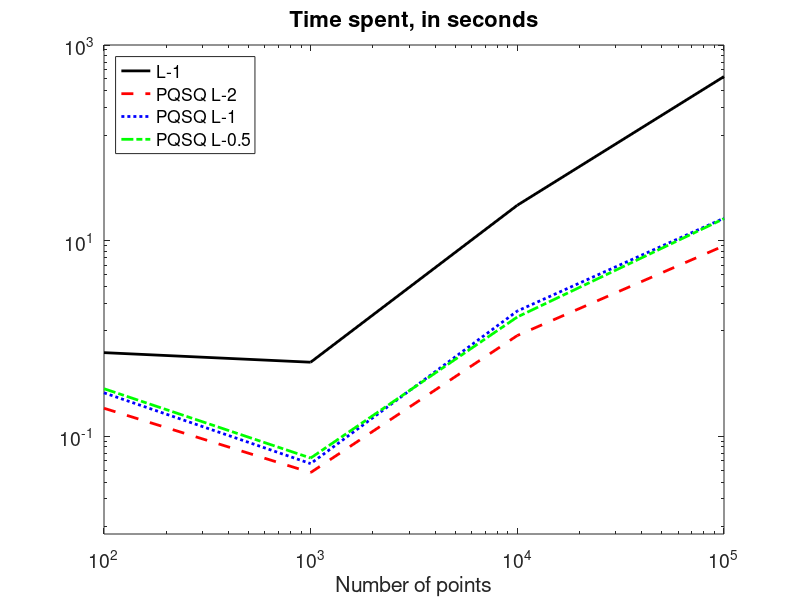
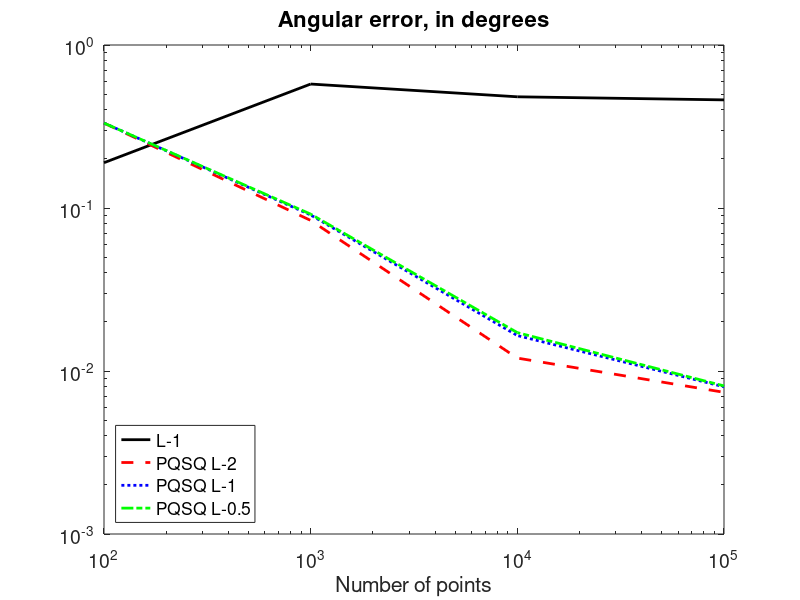

Source code (MATLAB) for these figures, in order:
% Figure 2B
% Data
points = [100, 1000, 10000, 100000];
timeL1 = [0.7152, 0.5709, 22.9928, 475.8805];
timePL2 = [0.1931, 0.0425, 1.0700, 8.8527];
timePL1 = [0.2778, 0.0524, 1.9054, 16.9613];
timePL05 = [0.3059, 0.0598, 1.6563, 16.7613];
angleL1 = [0.1896, 0.5761, 0.4811, 0.4606];
anglePL2 = [0.3320, 0.0839, 0.0120, 0.0074];
anglePL1 = [0.3320, 0.0906, 0.0165, 0.0080];
anglePL05 = [0.3320, 0.0917, 0.0172, 0.0081];

width = 2;
%Draw figure 2B
figure;
loglog(points, timeL1, 'k-', 'LineWidth', width);
hold on;
loglog(points, timePL2, 'r--', 'LineWidth', width);
loglog(points, timePL1, 'b:', 'LineWidth', width);
loglog(points, timePL05, 'g-.', 'LineWidth', width);
legend('L-1', 'PQSQ L-2', 'PQSQ L-1', 'PQSQ L-0.5','Location','northwest');
set(gca,'ytick',[0.1, 10, 1000]);
xlabel('Number of points');
set(gca,'fontsize', 14);
title('Time spent, in seconds','fontsize', 16);
set(gcf,'pos',[500,10,560, 280]);

%Draw figure 2C
figure;
loglog(points, angleL1, 'k-', 'LineWidth', width);
hold on;
loglog(points, anglePL2, 'r--', 'LineWidth', width);
loglog(points, anglePL1, 'b:', 'LineWidth', width);
loglog(points, anglePL05, 'g-.', 'LineWidth', width);
legend('L-1', 'PQSQ L-2', 'PQSQ L-1', 'PQSQ L-0.5','Location','southwest');
xlabel('Number of points');
set(gca,'fontsize', 14);
title('Angular error, in degrees','fontsize', 16);
set(gcf,'pos',[500,10,560, 280]);